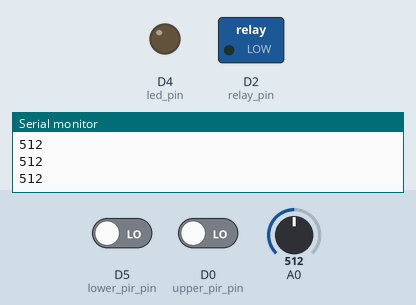
Simulated run of this sketch. Board: ESP8266 (NodeMCU). Shown: switched loads named in the sketch (green lamp = pin HIGH), output pins drawn as LEDs (lit = HIGH), the last lines printed to the serial monitor. Inputs (shaded band) come from the test bench; at power-on: A0 = 512, D5 (lower_pir_pin) LOW, D0 (upper_pir_pin) LOW.

Above: at 1.2 s.
1.3 s: A0 set to 50
2.8 s: A0 set to 43
At 3.1 s:
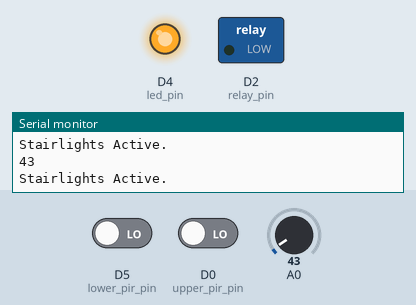
Timing chart, 0 to 5.8 s (numbered marks = the images above; inputs shaded):
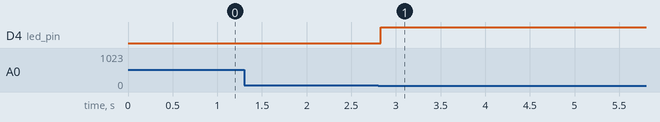

Measured:
- the behaviour switches between 46 and 45 on A0 (found by bisection; images 0 and 1)
- after the input at 2.8 s, D4 (led_pin): LOW → HIGH at once

The sketch:

stairlight_controller_code.ino
```cpp
/*
This is the code for the stairlight_controller.
Author: Ukesh Aryal
Date Created: 22/11/2023
*/

const int lower_pir_pin = D5;   // Set the lower_pir_pin
const int upper_pir_pin = D0;   // Set the upper_pir_pin
const int relay_pin = D2;       // Set the relay pin
const int led_pin = D4;         // Set the led pin
bool lower_pir = 0;             // Initialize all the flag and setup values as 0.
bool upper_pir = 0;
bool lowerflag = 0;
bool upperflag = 0;
uint16_t threshold = 45;   // Light threshold that if crossed below activates the system.
uint16_t hold_time = 20;   // Time for the light to remain on.


void setup() {
  Serial.begin(9600);
  Serial.println("Hello, stairlight_controller!");

  pinMode(lower_pir_pin, INPUT);    // Define all the pin functions.
  pinMode(upper_pir_pin, INPUT);
  pinMode(relay_pin, OUTPUT);
  pinMode(led_pin, OUTPUT);
}


void readinput() {                  // Takes the input from the pins and sets the value of the flag.

  lower_pir = digitalRead(lower_pir_pin);
  upper_pir = digitalRead(upper_pir_pin);

  if (lower_pir == 1 && lowerflag == 0 && upperflag == 0) {
    lowerflag = 1;
  }
  if (upper_pir == 1 && lowerflag == 0 && upperflag == 0) {
    upperflag = 1;
  }
}

void stairlight() {                 /*  Checks the flag and if the flag is high then turns off
                                        the input for the time the light is on.  */
  if (lowerflag == 1) {

    Serial.println("Motion Detected. L_U");
    digitalWrite(relay_pin, HIGH);
    for (int i = 0; i <= hold_time; i++) {
      Serial.println(i);
      delay(1000);
    }
    Serial.println("Motion Timeout");
    lowerflag = 0;
    digitalWrite(relay_pin, LOW);
  }


  else if (upperflag == 1) {
    Serial.println("Motion Detected. U_L");
    digitalWrite(relay_pin, HIGH);
    for (int i = 0; i <= hold_time; i++) {
      Serial.println(i);
      delay(1000);
    }
    Serial.println("Motion Timeout");
    upperflag = 0;
    digitalWrite(relay_pin, LOW);
  }

  else {
    digitalWrite(relay_pin, LOW);
  }
}

void loop() {

  int ldr_value = analogRead(A0);       // Store the analogvalue read from A0 to the ldr_value.

  Serial.println(ldr_value);
  if (ldr_value <= threshold){          // If the ldr_value is less than the threshold then it activates the system.
    Serial.println("Stairlights Active.");
    digitalWrite(led_pin, HIGH);        // Activate the on_board led
    readinput();
    stairlight();
  }

  else {
  digitalWrite(relay_pin, LOW);
  }
  delay(1);                              // Delay in between reads for stability


}
```
